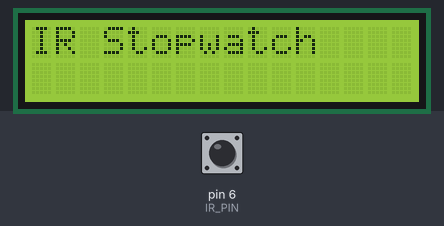
This sketch was run on a simulated Arduino Uno, built with avr-gcc and run on an emulated ATmega328P. On the bench: 16×2 character LCD. Inputs (shaded band) come from the test bench; at power-on: pin 6 (IR_PIN) LOW. At 9.0 s the program stops and its outputs stay as they are.

Above: at 0.1 s.
3.3 s: pin 6 (IR_PIN) pulsed HIGH 2 times (0.12 s each, 0.3 s apart)
At 3.77 s:
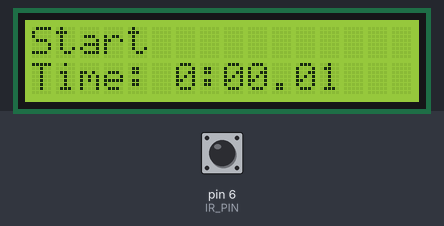
6.0 s: pin 6 (IR_PIN) driven HIGH
At 6.26 s:
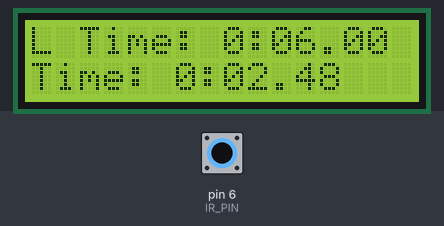
8.5 s: pin 6 (IR_PIN) pulsed LOW 5 times (0.12 s each, 0.3 s apart)
At 10.0 s:
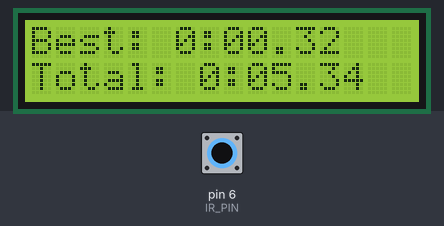
Timing chart, 0 to 10.5 s (numbered marks = the images above; inputs shaded):
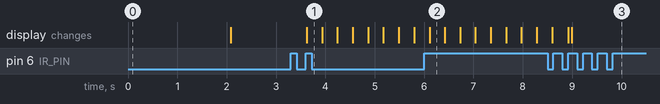

Measured:
- after the input at 3.3 s, the display: changes after 0.32 s (image 1)
- after the input at 6.0 s, the display: changes after 0.11 s (image 2)

The sketch:

stopwatch.ino
```cpp
#include <Wire.h>
#include <LiquidCrystal_I2C.h>

LiquidCrystal_I2C lcd(0x27, 16, 2); // Address 0x27, 16 columns, 2 rows

const int IR_PIN = 6; // IR sensor pin
const int TIMELIMIT = 1 * 15 * 1000; // Time limit of 15 sec
unsigned long lapTimes[3]; // Array to store lap times
unsigned long bestLapTime = WINT_MAX; // Variable to store the best lap time, initialized with maximum value
unsigned long totalTime = 0; // Variable to store total time
int lapCount = 0; // Counter for laps
bool stopwatchRunning = false; // Flag to indicate if the stopwatch is running
unsigned long startTime = 0; // Variable to store start time
unsigned long lastTime = 0; // Variable to store previous lap time
bool firstTrigger = false; // Flag to indicate if the first trigger has occurred

void setup() {
  pinMode(IR_PIN, INPUT);
  lcd.init(); // Initialize the LCD
  lcd.backlight(); // Turn on backlight
  lcd.print("IR Stopwatch");
  delay(2000);
  lcd.clear();
}

void loop() {
  int sensorValue = digitalRead(IR_PIN);
  static bool lastState = LOW; // Static variable to store the previous state of the sensor
  unsigned long lapTime = 0;

  // Detect rising edge
  if (sensorValue == HIGH && lastState == LOW) {
    if (!firstTrigger) {
      firstTrigger = true; // Set first trigger flag
    } else {
      if (!stopwatchRunning) {
        startTime = millis(); // Start the stopwatch
        lastTime = millis();
        stopwatchRunning = true;
        lcd.clear();
        lcd.setCursor(0, 0);
        lcd.print("Start");
      } else {
        if (lapCount < 3) {
          lapTime = millis() - lastTime; // Calculate lap time
          lapTimes[lapCount] = lapTime; // Record lap time
          lapCount++;
          if (lapTime < bestLapTime) {
            bestLapTime = lapTime; // Update best lap time if current lap is faster
          }
          lastTime = millis(); // Reset start time for the next lap
          lcd.clear();
          lcd.setCursor(0, 0);
          lcd.print("Lap ");
          lcd.print(lapCount);
          lcd.print(": ");
          lcd.print(formatTime(lapTime));
        }
      }
    }
  }

  lastState = sensorValue; // Update last state

  // Display current time
  if (stopwatchRunning && lapCount < 3) {
    lcd.setCursor(0, 1);
    lcd.print("Time: ");
    lcd.print(formatTime(millis() - startTime));
    lcd.setCursor(0, 0);
    if(lapCount>0) {
      lcd.print("L Time: ");
      lcd.print(formatTime(lastTime));
    }
  }

  // Check if a lap time exceeds 9 minutes (540,000 milliseconds)
  if (lapTime > TIMELIMIT) {
    stopWatch(); // Stop execution
  }

  if (lapCount == 3) {
    for(unsigned long t : lapTimes)
      totalTime += t; // Calculate total time
    stopWatch(); // Stop execution after 3 laps
  }
}


// Function to format time in milliseconds to MM:ss.mmm
String formatTime(unsigned long milliseconds) {
  unsigned long minutes = milliseconds / 60000;
  unsigned long seconds = (milliseconds % 60000) / 1000;
  unsigned long hundredths = (milliseconds % 1000) / 10;

  String timeString = String(minutes);
  timeString += ":";
  if (seconds < 10) {
    timeString += "0";
  }
  timeString += String(seconds);
  timeString += ".";
  if (hundredths < 10) {
    timeString += "0";
  }
  timeString += String(hundredths);

  return timeString;
}

// Function to stop the stopwatch
void stopWatch() {
  lcd.clear();

  // Display best lap time
  lcd.setCursor(0, 0);
  lcd.print("Best: ");
  lcd.print(formatTime(bestLapTime));

  // Display total lap time
  lcd.setCursor(0, 1);
  lcd.print("Total: ");
  lcd.print(formatTime(totalTime));

  while (true); // Stop execution
}
```
